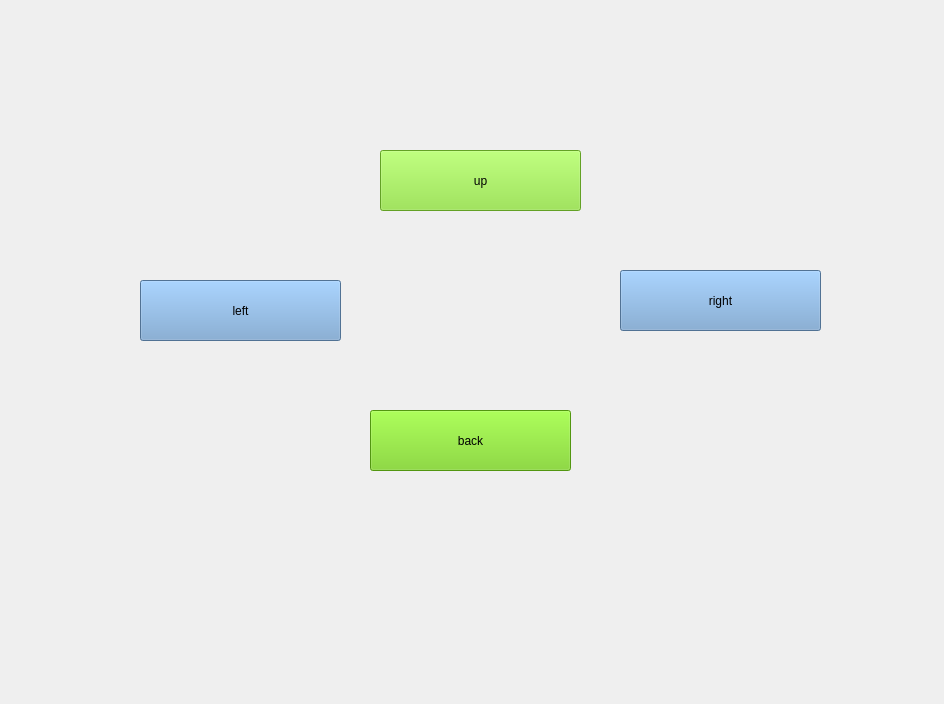
<?xml version="1.0" encoding="UTF-8"?>
<ui version="4.0">
 <class>MainWindowDesign</class>
 <widget class="QMainWindow" name="MainWindowDesign">
  <property name="geometry">
   <rect>
    <x>0</x>
    <y>0</y>
    <width>944</width>
    <height>704</height>
   </rect>
  </property>
  <property name="windowTitle">
   <string>QRosApp</string>
  </property>
  <property name="windowIcon">
   <iconset resource="../resources/images.qrc">
    <normaloff>:/images/icon.png</normaloff>:/images/icon.png</iconset>
  </property>
  <property name="locale">
   <locale language="English" country="Australia"/>
  </property>
  <widget class="QWidget" name="centralwidget">
   <widget class="QPushButton" name="pushButton">
    <property name="geometry">
     <rect>
      <x>380</x>
      <y>150</y>
      <width>201</width>
      <height>61</height>
     </rect>
    </property>
    <property name="styleSheet">
     <string notr="true">background-color: rgb(138, 226, 52);</string>
    </property>
    <property name="text">
     <string>up</string>
    </property>
   </widget>
   <widget class="QPushButton" name="pushButton_2">
    <property name="geometry">
     <rect>
      <x>140</x>
      <y>280</y>
      <width>201</width>
      <height>61</height>
     </rect>
    </property>
    <property name="styleSheet">
     <string notr="true">background-color: rgb(114, 159, 207);</string>
    </property>
    <property name="text">
     <string>left</string>
    </property>
   </widget>
   <widget class="QPushButton" name="pushButton_3">
    <property name="geometry">
     <rect>
      <x>620</x>
      <y>270</y>
      <width>201</width>
      <height>61</height>
     </rect>
    </property>
    <property name="styleSheet">
     <string notr="true">background-color: rgb(114, 159, 207);</string>
    </property>
    <property name="text">
     <string>right</string>
    </property>
   </widget>
   <widget class="QPushButton" name="pushButton_4">
    <property name="geometry">
     <rect>
      <x>370</x>
      <y>410</y>
      <width>201</width>
      <height>61</height>
     </rect>
    </property>
    <property name="styleSheet">
     <string notr="true">background-color: rgb(115, 210, 22);</string>
    </property>
    <property name="text">
     <string>back</string>
    </property>
   </widget>
  </widget>
  <action name="action_Quit">
   <property name="text">
    <string>&amp;Quit</string>
   </property>
   <property name="shortcut">
    <string>Ctrl+Q</string>
   </property>
   <property name="shortcutContext">
    <enum>Qt::ApplicationShortcut</enum>
   </property>
  </action>
  <action name="action_Preferences">
   <property name="text">
    <string>&amp;Preferences</string>
   </property>
  </action>
  <action name="actionAbout">
   <property name="text">
    <string>&amp;About</string>
   </property>
  </action>
  <action name="actionAbout_Qt">
   <property name="text">
    <string>About &amp;Qt</string>
   </property>
  </action>
 </widget>
 <resources>
  <include location="../resources/images.qrc"/>
 </resources>
 <connections>
  <connection>
   <sender>action_Quit</sender>
   <signal>triggered()</signal>
   <receiver>MainWindowDesign</receiver>
   <slot>close()</slot>
   <hints>
    <hint type="sourcelabel">
     <x>-1</x>
     <y>-1</y>
    </hint>
    <hint type="destinationlabel">
     <x>399</x>
     <y>299</y>
    </hint>
   </hints>
  </connection>
 </connections>
</ui>
